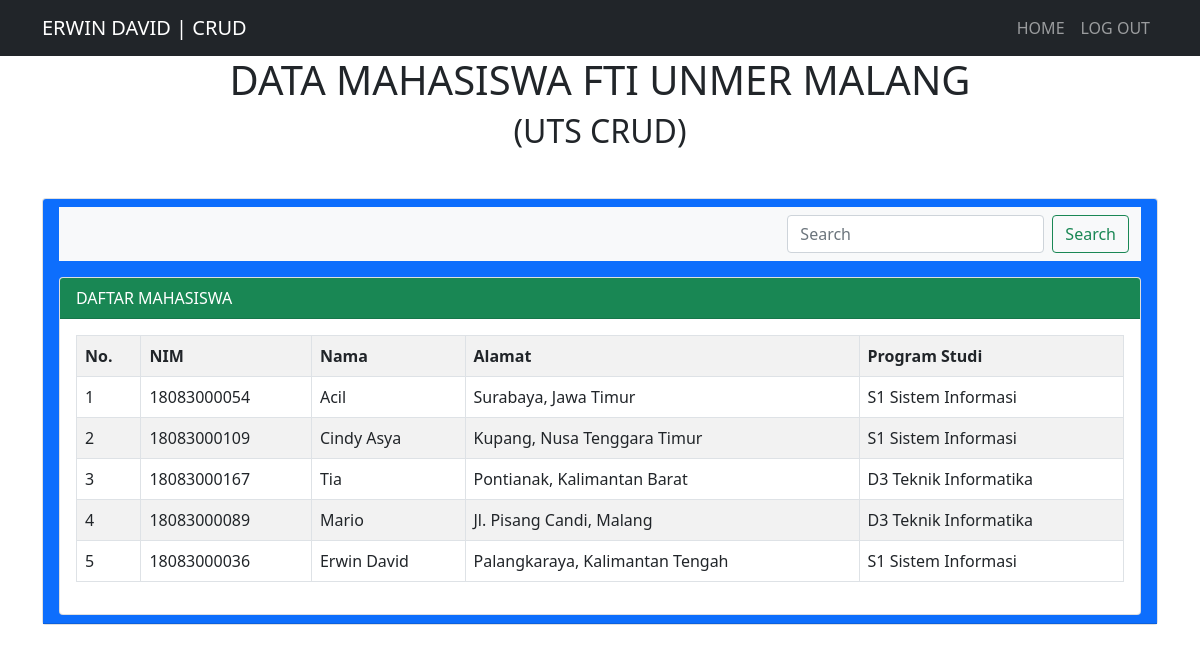
Page /index-3.php (signed in) on the committed database.
### tables this page shows
CREATE TABLE `tmhs` (
  `id_mhs` int(11) NOT NULL,
  `nim` varchar(11) NOT NULL,
  `nama` varchar(100) NOT NULL,
  `alamat` varchar(128) NOT NULL,
  `prodi` varchar(50) NOT NULL
);

### index-3.php (the view, shortened to what this page needs)
<?php
    $server ="localhost";
    $user = "root";
    $pass = "";
    $database = "dblatihan";
    $koneksi = mysqli_connect($server, $user, $pass, $database)or die(mysqli_error($koneksi));
?>
<!DOCTYPE html>
<html>
<head>
    <link rel="stylesheet" type="text/css" href="css/bootstrap.min.css">
</head>
<body>
<nav class="navbar navbar-expand-lg navbar-dark bg-dark text-uppercase">
        <div class="container">
            <a class="navbar-brand" href="index-2.php">ERWIN DAVID | CRUD</a>
            <div class="collapse navbar-collapse" id="navbarNav">
                <ul class="navbar-nav ms-auto">
                <li class="nav-item">
                        <a class="nav-link" aria-current="page" href="index.php">Home</a>
                    </li>
                    <li class="nav-item">
                        <a class="nav-link" href="logout-3.php">Log out</a>
                    </li>
                </ul>
            </div>
        </div>
    </nav>
<div class="container">
    <h1 class="text-center">DATA MAHASISWA FTI UNMER MALANG</h1>
    <h2 class="text-center">(UTS CRUD)</h2>
    <div class="card mt-5">
    <div class="card-header bg-primary text-white">
   <nav class="navbar sticky-top navbar-light bg-light">
  <div class="container-fluid">
    <form class="d-flex">
      <input class="form-control me-2" type="search" placeholder="Search" aria-label="Search">
      <button class="btn btn-outline-success" type="submit">Search</button>
    </form>
  </div>
</nav>
   <div class="card mt-3">
    <div class="card-header bg-success text-white">
        DAFTAR MAHASISWA
    </div>
    <div class="card-body">
        <table class="table table-bordered table-striped">
            <tr>
                <th>No.</th>
                <th>NIM</th>
                <th>Nama</th>
                <th>Alamat</th>
                <th>Program Studi</th>
            </tr>
            <?php
                $no = 1;
                $tampil = mysqli_query($koneksi, "SELECT * from tmhs order by id_mhs desc");
                while($data = mysqli_fetch_array($tampil)) :
            ?>
            <tr>
                <td><?=$no++;?></td>
                <td><?=$data['nim']?></td>
                <td><?=$data['nama']?></td>
                <td><?=$data['alamat']?></td>
                <td><?=$data['prodi']?></td>
            </tr>
            <?php endwhile;  ?>
        </table>
    </div>
    </div>
</div>
</body>
</html>

### rows in the picture
tmhs: nim "18083000054", nama "Acil", alamat "Surabaya, Jawa Timur", prodi "S1 Sistem Informasi"
tmhs: nim "18083000109", nama "Cindy Asya", alamat "Kupang, Nusa Tenggara Timur", prodi "S1 Sistem Informasi"
tmhs: nim "18083000167", nama "Tia", alamat "Pontianak, Kalimantan Barat", prodi "D3 Teknik Informatika"
tmhs: nim "18083000089", nama "Mario", alamat "Jl. Pisang Candi, Malang", prodi "D3 Teknik Informatika"
tmhs: nim "18083000036", nama "Erwin David", alamat "Palangkaraya, Kalimantan Tengah", prodi "S1 Sistem Informasi"
